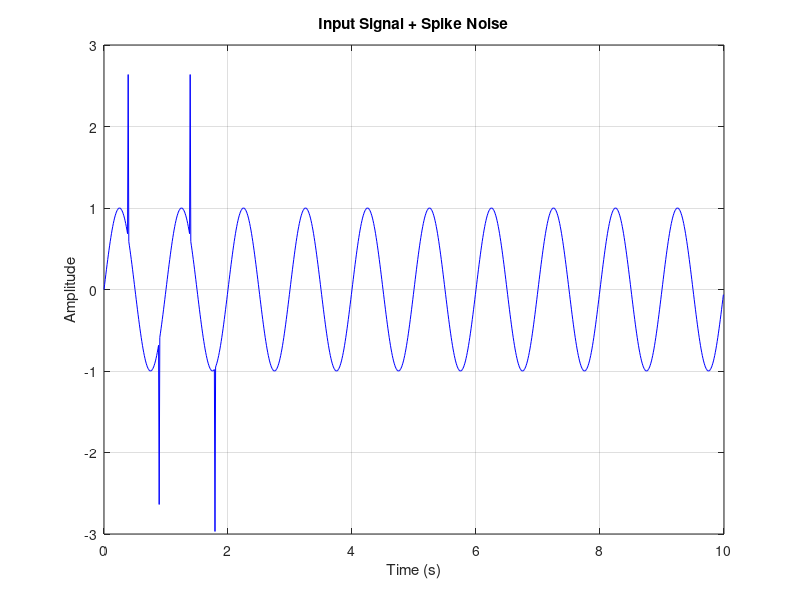

Recreate this plot in MATLAB.
% Input Signal + Spike Noise
clc;
clear;
close all;

% กำหนดตัวแปร
N = 1000;
fs = 100;
n = 0:N-1;
t = n/fs;

% สร้างสัญญาณต้นฉบับ
s4 = sin(2*pi*1*n/fs);

% สร้าง Spike Noise
noise4 = zeros(1,N);
noise4([40 90 140 180]) = [2 -2 2 -2];

% เพิ่ม Noise เข้าไปในสัญญาณ
x4 = s4 + noise4;

% แสดงกราฟ
figure;
plot(t,x4,'b');
xlabel('Time (s)');
ylabel('Amplitude');
title('Input Signal + Spike Noise');
grid on;
